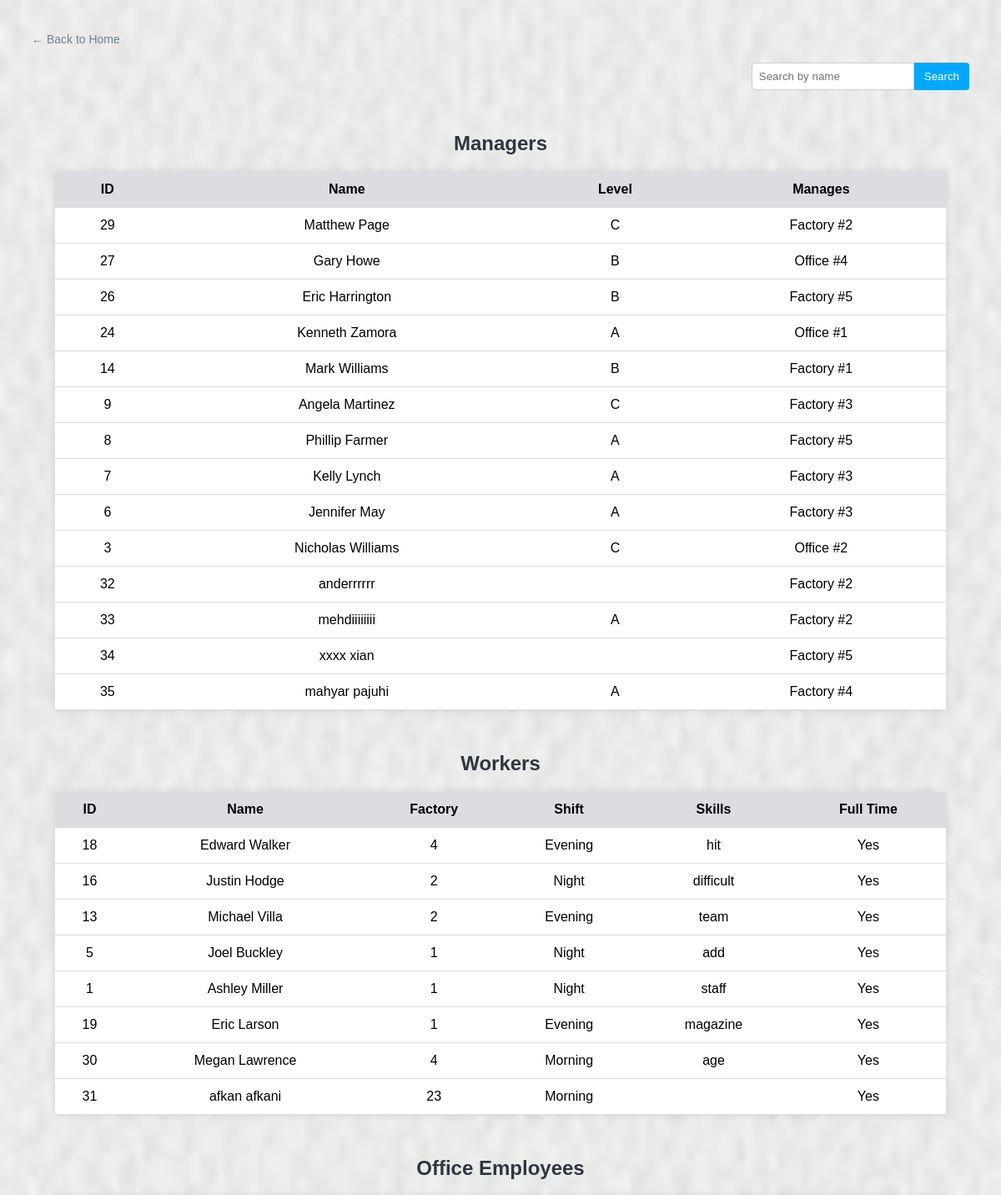
The app's page /Factory/admin/manage_employees.php (upper part) with its own data.
### tables this page shows
CREATE TABLE IF NOT EXISTS `manager` (
  `EmployeeID` int NOT NULL AUTO_INCREMENT,
  `Level` varchar(50) DEFAULT NULL,
  `ManagesEntityType` enum('Factory','Office') DEFAULT NULL,
  `ManagesEntityID` int DEFAULT NULL,
  PRIMARY KEY (`EmployeeID`)
);

CREATE TABLE IF NOT EXISTS `employee` (
  `EmployeeID` int NOT NULL AUTO_INCREMENT,
  `Name` varchar(100) DEFAULT NULL,
  `NationalID` varchar(50) DEFAULT NULL,
  `Phone` varchar(20) DEFAULT NULL,
  `Email` varchar(100) DEFAULT NULL,
  `HireDate` date DEFAULT NULL,
  `Salary` decimal(10,2) DEFAULT NULL,
  `Type` enum('Manager','Worker','OfficeEmployee') DEFAULT NULL,
  PRIMARY KEY (`EmployeeID`)
);

CREATE TABLE IF NOT EXISTS `worker` (
  `EmployeeID` int NOT NULL AUTO_INCREMENT,
  `FactoryID` int DEFAULT NULL,
  `Shift` enum('Morning','Evening','Night') DEFAULT NULL,
  `Skills` text,
  `IsFullTime` tinyint(1) DEFAULT NULL,
  PRIMARY KEY (`EmployeeID`),
  KEY `FactoryID` (`FactoryID`)
);

### Factory/admin/manage_employees.php (the view, shortened to what this page needs)
<?php
include '../config.php';
$search = isset($_GET['search']) ? $_GET['search'] : '';
?>
<!DOCTYPE html>
<html lang="en">
<head>
</head>
<body>
    <a href="../index.php" class="btn-back">&larr; Back to Home</a>
    <form method="GET" class="search-box">
        <input type="text" name="search" placeholder="Search by name" value="<?= htmlspecialchars($search) ?>">
        <button type="submit">Search</button>
    </form>
    <h2 class="section">Managers</h2>
    <table>
        <tr><th>ID</th><th>Name</th><th>Level</th><th>Manages</th></tr>
        <?php
        $q = mysqli_query($conn, "SELECT e.EmployeeID, e.Name, m.Level, CONCAT(m.ManagesEntityType, ' #', m.ManagesEntityID) AS Manages FROM Manager m JOIN Employee e ON m.EmployeeID = e.EmployeeID WHERE e.Name LIKE '%$search%'");
        while ($row = mysqli_fetch_assoc($q)) {
            echo "<tr><td>{$row['EmployeeID']}</td><td>{$row['Name']}</td><td>{$row['Level']}</td><td>{$row['Manages']}</td></tr>";
        }
        ?>
    </table>
    <h2 class="section">Workers</h2>
    <table>
        <tr><th>ID</th><th>Name</th><th>Factory</th><th>Shift</th><th>Skills</th><th>Full Time</th></tr>
        <?php
        $q = mysqli_query($conn, "SELECT e.EmployeeID, e.Name, w.FactoryID, w.Shift, w.Skills, w.IsFullTime FROM Worker w JOIN Employee e ON w.EmployeeID = e.EmployeeID WHERE e.Name LIKE '%$search%'");
        while ($row = mysqli_fetch_assoc($q)) {
            echo "<tr><td>{$row['EmployeeID']}</td><td>{$row['Name']}</td><td>{$row['FactoryID']}</td><td>{$row['Shift']}</td><td>{$row['Skills']}</td><td>" . ($row['IsFullTime'] ? 'Yes' : 'No') . "</td></tr>";
        }
        ?>
    </table>
    <h2 class="section">Office Employees</h2>
</body>
</html>

### Factory/admin/manage_employees.php (style rules this page uses)
body { background-image: url('../images/fabric_1.png'); background-size: cover; background-position: center; background-repeat: no-repeat; background-attachment: fixed; font-family: Arial, sans-serif; background-color: #f5f6fa; padding: 30px; }
h2.section { text-align: center; margin-top: 50px; color: #2f3640; }
table { margin: 20px auto; border-collapse: collapse; width: 95%; background-color: white; box-shadow: 0 0 10px rgba(0,0,0,0.1); }
th, td { padding: 12px; border-bottom: 1px solid #ddd; text-align: center; }
th { background-color: #dcdde1; }
.btn-back { display: inline-block; margin-bottom: 20px; text-decoration: none; color: #718093; font-size: 14px; }
.search-box { display: flex; justify-content: flex-end; margin-bottom: 20px; }
.search-box input { padding: 8px; border: 1px solid #ccc; border-radius: 4px 0 0 4px; }
.search-box button { padding: 8px 12px; border: none; background-color: #00a8ff; color: white; border-radius: 0 4px 4px 0; cursor: pointer; }

### records on screen
manager: employee.EmployeeID "29", employee.Name "Matthew Page", Level "C", Manages "Factory #2"
manager: employee.EmployeeID "27", employee.Name "Gary Howe", Level "B", Manages "Office #4"
manager: employee.EmployeeID "26", employee.Name "Eric Harrington", Level "B", Manages "Factory #5"
manager: employee.EmployeeID "24", employee.Name "Kenneth Zamora", Level "A", Manages "Office #1"
manager: employee.EmployeeID "14", employee.Name "Mark Williams", Level "B", Manages "Factory #1"
manager: employee.EmployeeID "9", employee.Name "Angela Martinez", Level "C", Manages "Factory #3"
manager: employee.EmployeeID "8", employee.Name "Phillip Farmer", Level "A", Manages "Factory #5"
manager: employee.EmployeeID "7", employee.Name "Kelly Lynch", Level "A", Manages "Factory #3"
manager: employee.EmployeeID "6", employee.Name "Jennifer May", Level "A", Manages "Factory #3"
manager: employee.EmployeeID "3", employee.Name "Nicholas Williams", Level "C", Manages "Office #2"
manager: employee.EmployeeID "32", employee.Name "anderrrrrr", Manages "Factory #2"
manager: employee.EmployeeID "33", employee.Name "mehdiiiiiiii", Level "A", Manages "Factory #2"
manager: employee.EmployeeID "34", employee.Name "xxxx xian", Manages "Factory #5"
manager: employee.EmployeeID "35", employee.Name "mahyar pajuhi", Level "A", Manages "Factory #4"
worker: employee.EmployeeID "18", employee.Name "Edward Walker", FactoryID "4", Shift "Evening", Skills "hit", IsFullTime "Yes"
worker: employee.EmployeeID "16", employee.Name "Justin Hodge", FactoryID "2", Shift "Night", Skills "difficult", IsFullTime "Yes"
worker: employee.EmployeeID "13", employee.Name "Michael Villa", FactoryID "2", Shift "Evening", Skills "team", IsFullTime "Yes"
worker: employee.EmployeeID "5", employee.Name "Joel Buckley", FactoryID "1", Shift "Night", Skills "add", IsFullTime "Yes"
worker: employee.EmployeeID "1", employee.Name "Ashley Miller", FactoryID "1", Shift "Night", Skills "staff", IsFullTime "Yes"
worker: employee.EmployeeID "19", employee.Name "Eric Larson", FactoryID "1", Shift "Evening", Skills "magazine", IsFullTime "Yes"
worker: employee.EmployeeID "30", employee.Name "Megan Lawrence", FactoryID "4", Shift "Morning", Skills "age", IsFullTime "Yes"
worker: employee.EmployeeID "31", employee.Name "afkan afkani", FactoryID "23", Shift "Morning", IsFullTime "Yes"
